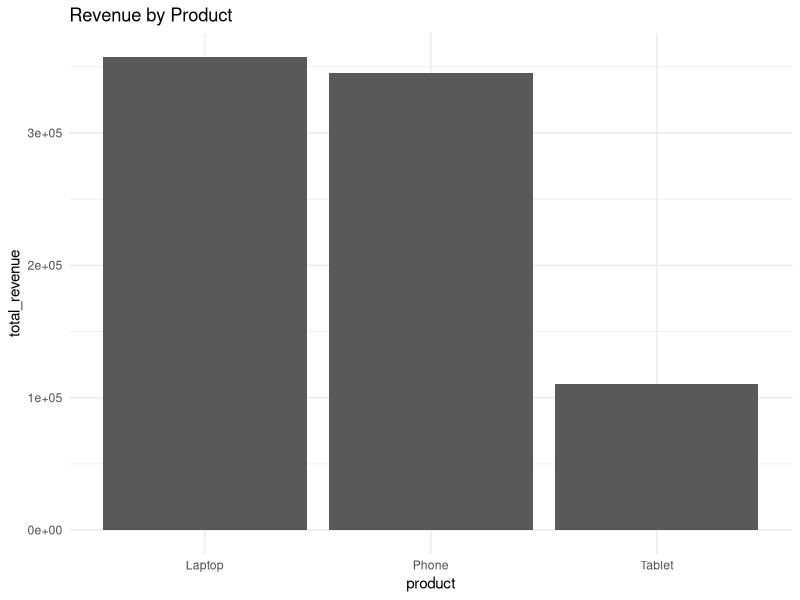
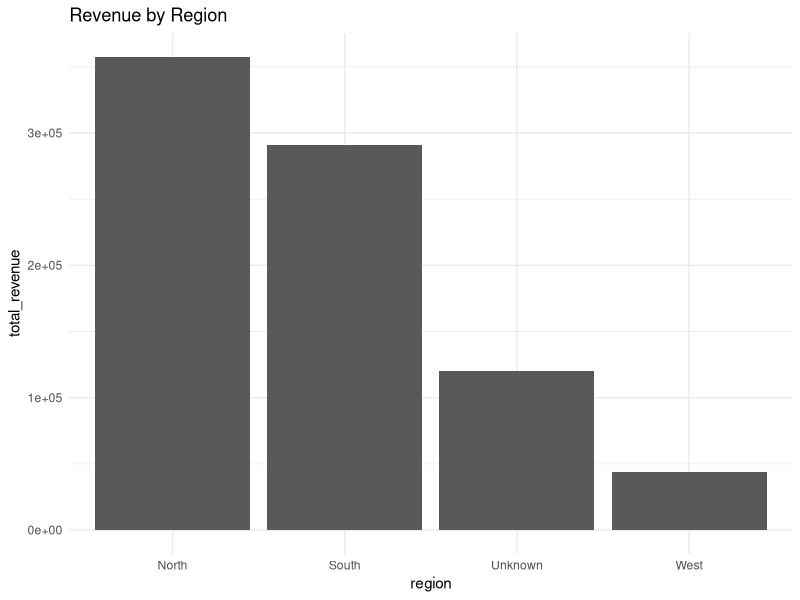

Write R code to recreate these figures, in order.
library(dplyr)
library(ggplot2)
sales <- data.frame(customer=c(" Aman ","riya","KARAN","Neha","aman","RIYA","Vikas","neha"),region=c("north","South","NORTH","south","North",NA,"WEST","South"),product=c("Laptop","phone","LAPTOP","Tablet","laptop","Phone","tablet","PHONE"),quantity=c(2,5,NA,3,1,4,2,NA),price=c(65000,30000,65000,22000,65000,30000,22000,30000))
sales <- sales |> mutate(customer=tools::toTitleCase(tolower(trimws(customer))),region=tools::toTitleCase(tolower(region)),product=tools::toTitleCase(tolower(product)))
sales$region[is.na(sales$region)] <- "Unknown"
sales$quantity[is.na(sales$quantity)] <- median(sales$quantity,na.rm=TRUE)
sales <- sales |> mutate(revenue=quantity*price)
product_summary <- sales |> group_by(product) |> summarise(total_quantity=sum(quantity),total_revenue=sum(revenue),orders=n()) |> arrange(desc(total_revenue))
region_summary <- sales |> group_by(region) |> summarise(total_revenue=sum(revenue),orders=n()) |> arrange(desc(total_revenue))
print(sales); print(product_summary); print(region_summary)
print(slice_max(product_summary,total_revenue,n=1))
print(slice_max(region_summary,total_revenue,n=1))
ggplot(product_summary,aes(product,total_revenue))+geom_col()+theme_minimal()+labs(title="Revenue by Product")
ggplot(region_summary,aes(region,total_revenue))+geom_col()+theme_minimal()+labs(title="Revenue by Region")
